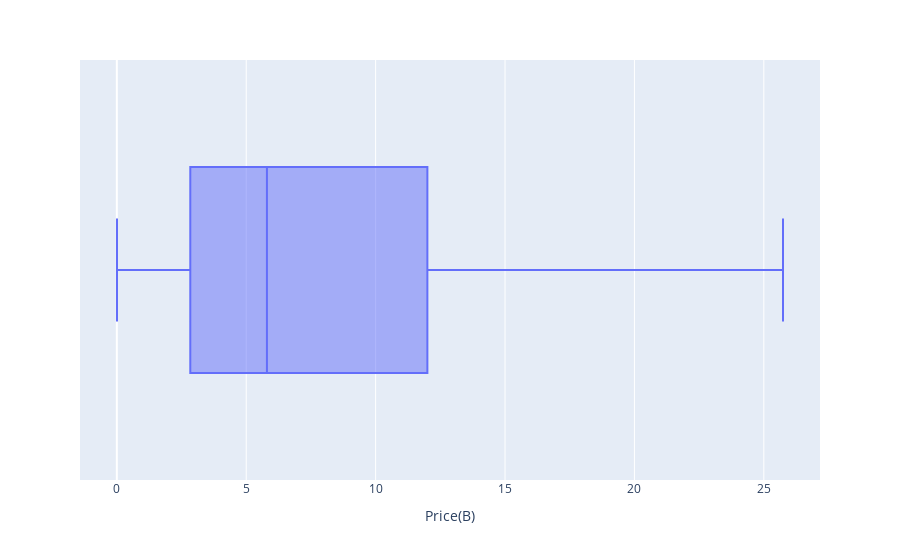

Here is the notebook cell this chart was saved with:
### Code cell
px.box(x = df['Price(B)'], data_frame = df)

### Figure 1 — Plotly figure (JSON) as saved in the notebook; plotly's stock layout.template omitted (floating-point values rounded to 4 significant figures; data arrays with more than 128 entries replaced by an {"elided": "..."} marker saying what was removed)
{"data": [{"alignmentgroup": "True", "hovertemplate": "Price(B)=%{x}<extra></extra>", "legendgroup": "", "marker": {"color": "#636efa"}, "name": "", "notched": false, "offsetgroup": "", "orientation": "h", "showlegend": false, "type": "box", "x": {"elided": "3452 float values"}, "x0": " ", "xaxis": "x", "y0": " ", "yaxis": "y"}], "layout": {"boxmode": "group", "legend": {"tracegroupgap": 0}, "margin": {"t": 60}, "xaxis": {"anchor": "y", "domain": [0, 1], "title": {"text": "Price(B)"}}, "yaxis": {"anchor": "x", "domain": [0, 1]}}}
